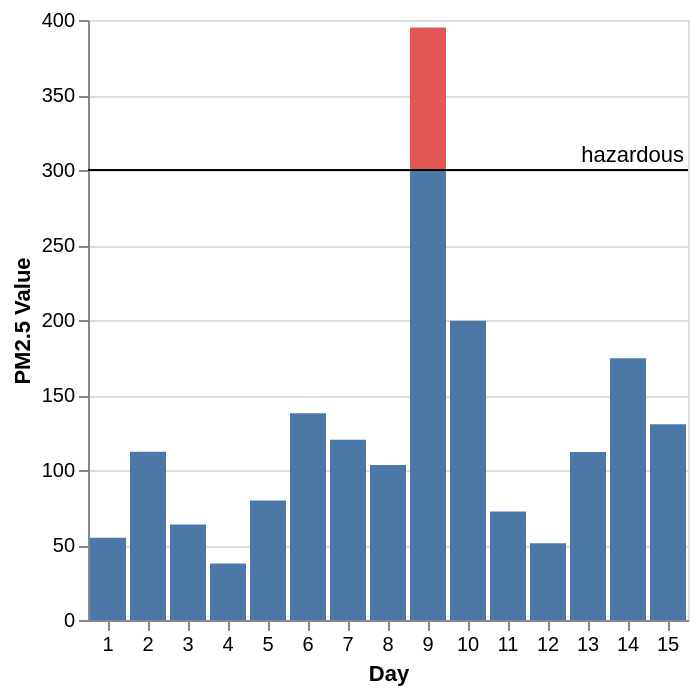

The specification (Vega-Lite) saved for this image:
### Vega-Lite specification from a JSON file in a GitHub repository (floating-point values rounded to 4 significant figures)
{"description": "The PM2.5 value of Beijing observed 15 days, highlighting the days when PM2.5 level is hazardous to human health. Data source https://chartaccent.github.io/chartaccent.html", "layer": [{"data": {"values": [{"Day": 1, "Value": 54.8}, {"Day": 2, "Value": 112.1}, {"Day": 3, "Value": 63.6}, {"Day": 4, "Value": 37.6}, {"Day": 5, "Value": 79.7}, {"Day": 6, "Value": 137.9}, {"Day": 7, "Value": 120.1}, {"Day": 8, "Value": 103.3}, {"Day": 9, "Value": 394.8}, {"Day": 10, "Value": 199.5}, {"Day": 11, "Value": 72.3}, {"Day": 12, "Value": 51.1}, {"Day": 13, "Value": 112}, {"Day": 14, "Value": 174.5}, {"Day": 15, "Value": 130.5}]}, "layer": [{"mark": "bar", "encoding": {"x": {"field": "Day", "type": "ordinal", "axis": {"labelAngle": 0}}, "y": {"field": "Value", "type": "quantitative"}}}, {"mark": "bar", "transform": [{"filter": "datum.Value >= 300"}, {"calculate": "300", "as": "baseline"}], "encoding": {"x": {"field": "Day", "type": "ordinal"}, "y": {"field": "baseline", "type": "quantitative", "title": "PM2.5 Value"}, "y2": {"field": "Value"}, "color": {"value": "#e45755"}}}]}, {"data": {"values": [{}]}, "encoding": {"y": {"datum": 300}}, "layer": [{"mark": "rule"}, {"mark": {"type": "text", "align": "right", "baseline": "bottom", "dx": -2, "dy": -2, "x": "width", "text": "hazardous"}}]}]}
